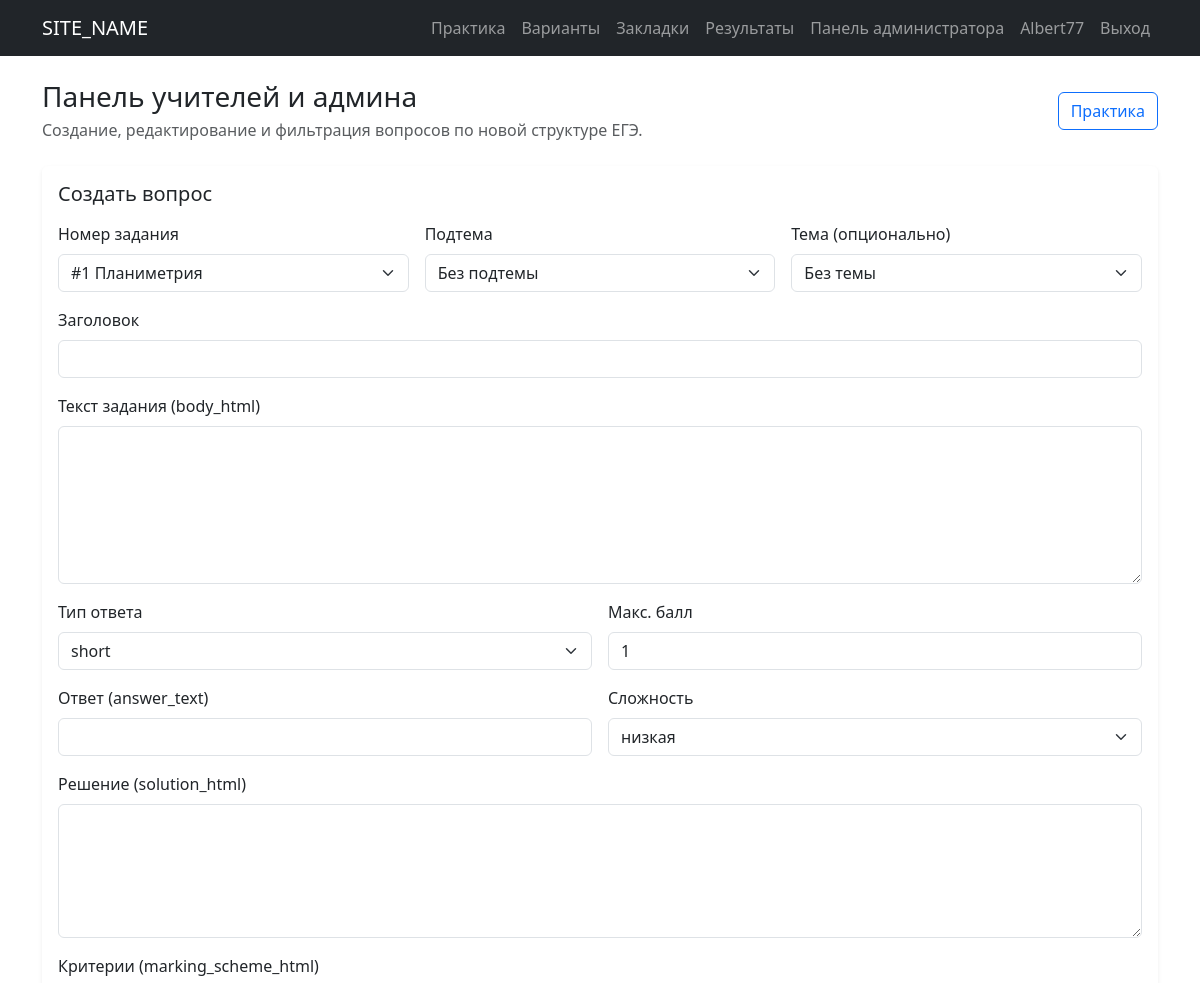
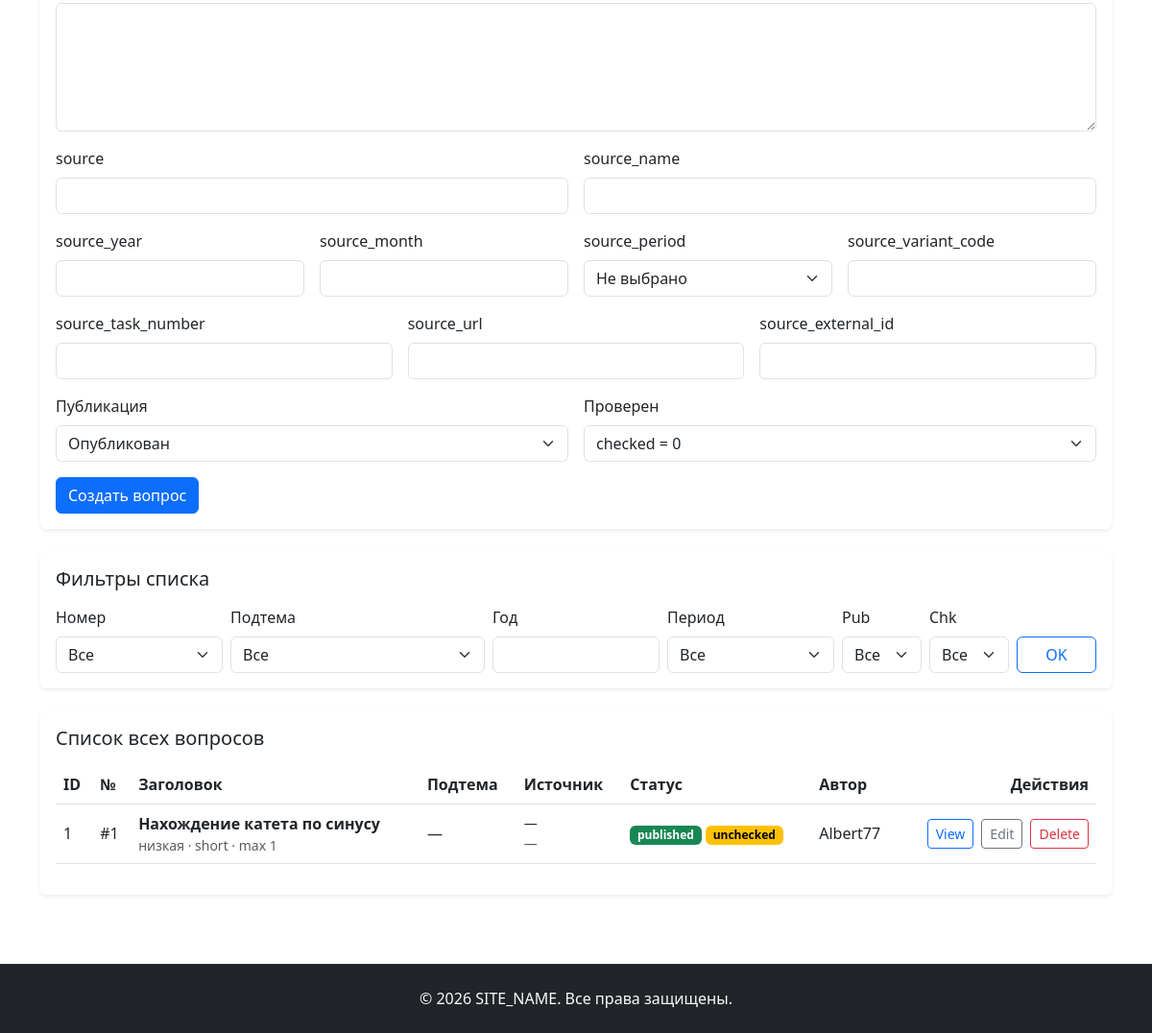
/teachers.php (signed in), run on the app's committed database (2 pictures, top to bottom).
### tables this page shows
CREATE TABLE `ege_questions` (
  `id` int(11) NOT NULL,
  `task_type_id` int(11) NOT NULL,
  `topic_id` int(11) DEFAULT NULL,
  `subtopic_id` int(11) DEFAULT NULL,
  `title` varchar(255) NOT NULL,
  `body_html` longtext NOT NULL,
  `solution_html` longtext DEFAULT NULL,
  `marking_scheme_html` longtext DEFAULT NULL,
  `answer_text` varchar(255) DEFAULT NULL,
  `answer_type` enum('short','full') NOT NULL DEFAULT 'short',
  `max_score` tinyint(4) NOT NULL DEFAULT 1,
  `difficulty` enum('низкая','повышенная','высокая') NOT NULL DEFAULT 'низкая',
  `source` varchar(255) DEFAULT NULL,
  `source_name` varchar(255) DEFAULT NULL,
  `source_year` int(11) DEFAULT NULL,
  `source_month` varchar(50) DEFAULT NULL,
  `source_period` enum('demo','march','april','may','june','reserve','early','main','teacher','training','other') DEFAULT NULL,
  `source_variant_code` varchar(100) DEFAULT NULL,
  `source_task_number` int(11) DEFAULT NULL,
  `source_url` varchar(500) DEFAULT NULL,
  `source_external_id` varchar(100) DEFAULT NULL,
  `auto_check_enabled` tinyint(1) NOT NULL DEFAULT 1,
  `created_by` int(11) DEFAULT NULL,
  `is_published` tinyint(1) NOT NULL DEFAULT 1,
  `checked` tinyint(1) NOT NULL DEFAULT 0,
  `created_at` timestamp NULL DEFAULT current_timestamp(),
  `updated_at` timestamp NULL DEFAULT current_timestamp() ON UPDATE current_timestamp()
);

CREATE TABLE `ege_task_types` (
  `id` int(11) NOT NULL,
  `task_number` int(11) NOT NULL,
  `part_number` tinyint(4) NOT NULL DEFAULT 1,
  `title` varchar(255) NOT NULL,
  `difficulty_level` varchar(30) NOT NULL DEFAULT 'низкая',
  `answer_format` varchar(30) NOT NULL DEFAULT 'Краткий',
  `max_score` tinyint(4) NOT NULL DEFAULT 1,
  `content_area` varchar(255) DEFAULT NULL,
  `short_description` text DEFAULT NULL,
  `sort_order` int(11) NOT NULL DEFAULT 0,
  `is_active` tinyint(1) NOT NULL DEFAULT 1,
  `created_at` timestamp NULL DEFAULT current_timestamp()
);

CREATE TABLE `ege_users` (
  `id` int(11) NOT NULL,
  `email` varchar(190) NOT NULL,
  `password_hash` varchar(255) NOT NULL,
  `full_name` varchar(255) DEFAULT NULL,
  `role` enum('admin','teacher','student') NOT NULL DEFAULT 'student',
  `status` enum('active','blocked') NOT NULL DEFAULT 'active',
  `last_login_at` datetime DEFAULT NULL,
  `created_at` timestamp NULL DEFAULT current_timestamp(),
  `updated_at` timestamp NULL DEFAULT current_timestamp() ON UPDATE current_timestamp()
);

### teachers.php (the view, shortened to what the rows shown need)
<?php
require_once __DIR__ . '/includes/functions.php';
require_once __DIR__ . '/authentication/auth.php';
$currentRole = (string)get_user_role();
$allowedDifficulty = ['низкая', 'повышенная', 'высокая'];
$taskTypes = [];
try {
    $taskResult = $mysqli->query('SELECT id, task_number, title FROM ege_task_types WHERE is_active = 1 ORDER BY part_number, task_number');
    while ($row = $taskResult->fetch_assoc()) {
        $taskTypes[] = $row;
    }
} catch (Throwable $exception) {
    $errorMessage = 'Не удалось загрузить справочники.';
}
$editQuestion = null;
$questions = [];
try {
    $sql = '
        SELECT
            q.*,
            tt.task_number,
            tt.title AS task_title,
            st.title AS subtopic_title,
            t.title AS topic_title,
            u.full_name AS author_name,
            u.email AS author_email
        FROM ege_questions q
        JOIN ege_task_types tt ON tt.id = q.task_type_id
        LEFT JOIN ege_task_subtopics st ON st.id = q.subtopic_id
        LEFT JOIN ege_topics t ON t.id = q.topic_id
        LEFT JOIN ege_users u ON u.id = q.created_by
        WHERE 1 = 1';
    $sql .= ' ORDER BY q.updated_at DESC, q.id DESC LIMIT 200';
    $stmtList = $mysqli->prepare($sql);
    $stmtList->execute();
    $resultList = $stmtList->get_result();
    while ($row = $resultList->fetch_assoc()) {
        $questions[] = $row;
    }
} catch (Throwable $exception) {
    $errorMessage = 'Не удалось загрузить список вопросов.';
}
$formQuestion = $editQuestion ?: [
    'id' => 0,
    'task_type_id' => $taskTypes[0]['id'] ?? 0,
    'subtopic_id' => 0,
    'topic_id' => 0,
    'title' => '',
    'body_html' => '',
    'solution_html' => '',
    'marking_scheme_html' => '',
    'answer_text' => '',
    'answer_type' => 'short',
    'max_score' => 1,
    'difficulty' => 'низкая',
    'source' => '',
    'source_name' => '',
    'source_year' => '',
    'source_month' => '',
    'source_period' => '',
    'source_variant_code' => '',
    'source_task_number' => '',
    'source_url' => '',
    'source_external_id' => '',
    'is_published' => 1,
    'checked' => 0,
];
require_once __DIR__ . '/includes/header.php';
?>
<div class="d-flex justify-content-between align-items-center mb-4 flex-wrap gap-2">
    <div>
        <h1 class="h3 mb-1"><?= $currentRole === 'admin' ? 'Панель учителей и админа' : 'Кабинет учителя' ?></h1>
    </div>
</div>
<section class="card border-0 shadow-sm mb-4">
    <div class="card-body">
        <h2 class="h5 mb-3"><?= (int)$formQuestion['id'] > 0 ? 'Редактировать вопрос' : 'Создать вопрос' ?></h2>
        <form method="post">
            <div class="row g-3">
                <div class="col-md-4">
                    <label class="form-label">Номер задания</label>
                    <select class="form-select" name="task_type_id" id="taskTypeSelect" required>
                        <?php foreach ($taskTypes as $taskType): ?>
                            <option value="<?= (int)$taskType['id'] ?>" <?= (int)$formQuestion['task_type_id'] === (int)$taskType['id'] ? 'selected' : '' ?>>
                                #<?= (int)$taskType['task_number'] ?> <?= e($taskType['title']) ?>
                            </option>
                        <?php endforeach; ?>
                    </select>
                </div>
                <div class="col-md-6">
                    <label class="form-label">Тип ответа</label>
                    <select class="form-select" name="answer_type" required>
                        <option value="short" <?= (string)$formQuestion['answer_type'] === 'short' ? 'selected' : '' ?>>short</option>
                    </select>
                </div>
                <div class="col-md-6">
                    <label class="form-label">Макс. балл</label>
                    <input class="form-control" type="number" name="max_score" min="1" max="100" value="<?= (int)$formQuestion['max_score'] ?>" required>
                </div>
                <div class="col-md-6">
                    <label class="form-label">Сложность</label>
                    <select class="form-select" name="difficulty" required>
                        <?php foreach ($allowedDifficulty as $difficulty): ?>
                            <option value="<?= e($difficulty) ?>" <?= (string)$formQuestion['difficulty'] === $difficulty ? 'selected' : '' ?>><?= e($difficulty) ?></option>
                        <?php endforeach; ?>
                    </select>
                </div>
                <div class="col-md-6">
                    <label class="form-label">Публикация</label>
                    <select class="form-select" name="is_published">
                        <option value="1" <?= (int)$formQuestion['is_published'] === 1 ? 'selected' : '' ?>>Опубликован</option>
                    </select>
                </div>
                <div class="col-md-6">
                    <label class="form-label">Проверен</label>
                    <select class="form-select" name="checked">
                        <option value="0" <?= (int)$formQuestion['checked'] === 0 ? 'selected' : '' ?>>checked = 0</option>
                    </select>
                </div>
            </div>
        </form>
    </div>
</section>
<section class="card border-0 shadow-sm mb-4">
    <div class="card-body">
        <h2 class="h5 mb-3">Фильтры списка</h2>
    </div>
</section>
<section class="card border-0 shadow-sm">
    <div class="card-body">
        <h2 class="h5 mb-3"><?= $currentRole === 'admin' ? 'Список всех вопросов' : 'Список моих вопросов' ?></h2>
        <?php if (empty($questions)): ?>
            <div class="alert alert-info mb-0">По выбранным фильтрам вопросов нет.</div>
        <?php else: ?>
            <div class="table-responsive">
                <table class="table align-middle">
                    <thead>
                        <tr>
                            <th>ID</th>
                            <th>№</th>
                            <th>Заголовок</th>
                            <th>Подтема</th>
                            <th>Источник</th>
                            <th>Статус</th>
                            <?php if ($currentRole === 'admin'): ?>
                                <th>Автор</th>
                            <?php endif; ?>
                            <th class="text-end">Действия</th>
                        </tr>
                    </thead>
                    <tbody>
                        <?php foreach ($questions as $question): ?>
                            <tr>
                                <td><?= (int)$question['id'] ?></td>
                                <td>#<?= (int)$question['task_number'] ?></td>
                                <td>
                                    <div class="fw-bold"><?= e($question['title']) ?></div>
                                    <div class="small text-muted"><?= e($question['difficulty']) ?> · <?= e($question['answer_type']) ?> · max <?= (int)$question['max_score'] ?></div>
                                </td>
                                <td><?= e($question['subtopic_title'] ?? '—') ?></td>
                                <td>
                                    <div class="small"><?= e($question['source_name'] ?: $question['source'] ?: '—') ?></div>
                                    <div class="small text-muted">
                                        <?= !empty($question['source_year']) ? (int)$question['source_year'] : '—' ?>
                                    </div>
                                </td>
                                <td>
                                    <?= (int)$question['is_published'] === 1 ? '<span class="badge text-bg-success">published</span>' : '<span class="badge text-bg-secondary">draft</span>' ?>
                                    <?= (int)$question['checked'] === 1 ? '<span class="badge text-bg-info">checked</span>' : '<span class="badge text-bg-warning">unchecked</span>' ?>
                                </td>
                                <?php if ($currentRole === 'admin'): ?>
                                    <td><?= e($question['author_name'] ?: $question['author_email'] ?: '—') ?></td>
                                <?php endif; ?>
                                <td>
                                    <div class="d-flex justify-content-end gap-2">
                                        <a class="btn btn-sm btn-outline-primary" href="/question.php?id=<?= (int)$question['id'] ?>">View</a>
                                        <a class="btn btn-sm btn-outline-secondary" href="/teachers.php?edit=<?= (int)$question['id'] ?>">Edit</a>
                                        <form method="post" class="mb-0" onsubmit="return confirm('Удалить вопрос?');">
                                            <button class="btn btn-sm btn-outline-danger" type="submit">Delete</button>
                                        </form>
                                    </div>
                                </td>
                            </tr>
                        <?php endforeach; ?>
                    </tbody>
                </table>
            </div>
        <?php endif; ?>
    </div>
</section>
<?php require_once __DIR__ . '/includes/footer.php'; ?>

### data on the page
ege_questions: task_type_id "#1 Планиметрия", id "1", task_type.task_number "1", title "Нахождение катета по синусу", difficulty "низкая", answer_type "short", max_score "1", subtopic_title "—", source_name+source "—", is_published "published", checked "unchecked", created_by.full_name "Albert77"
ege_task_types: answer_type "short", max_score "1", difficulty "низкая", is_published "Опубликован", checked "checked = 0"

### other printed values
SITE_NAME "SITE_NAME"
get_user_name() "Albert77"
